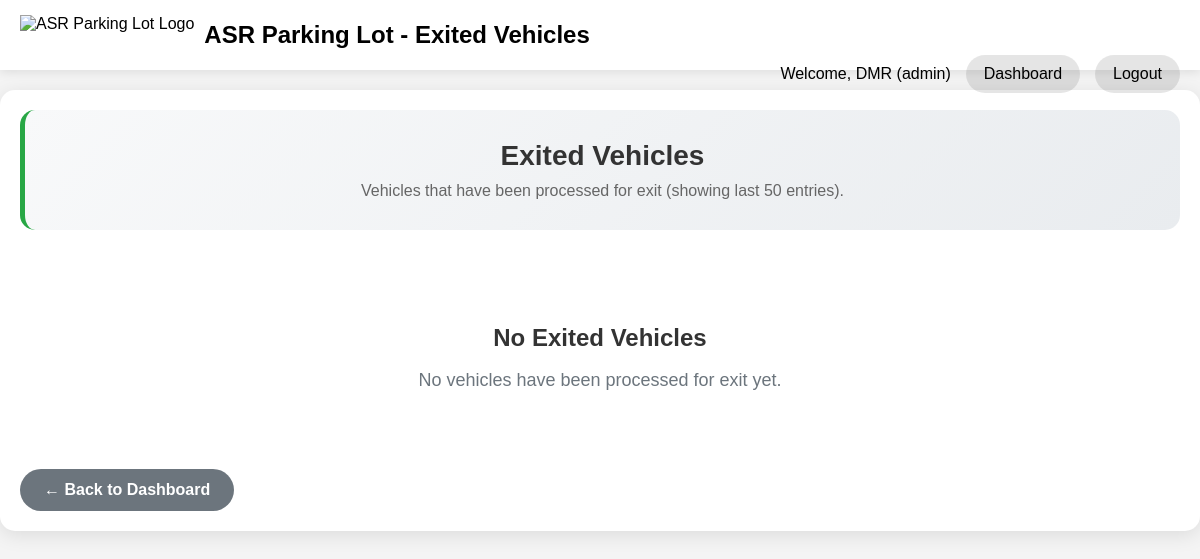
The app's page /staff/exited-vehicles (signed in), older data.
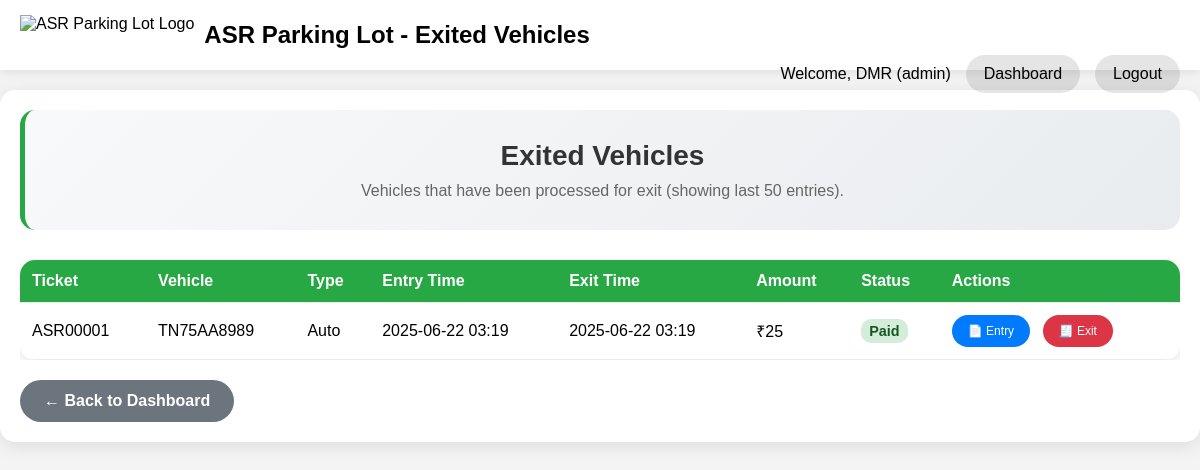
The same page, newer data.
### app/models.py (models this page shows, shortened)
class User(UserMixin, db.Model):
    id = db.Column(db.Integer, primary_key=True)
    username = db.Column(db.String(80), index=True, unique=True, nullable=False)
    email = db.Column(db.String(120), index=True, unique=True, nullable=False)
    password_hash = db.Column(db.String(256))
    role = db.Column(db.String(10), index=True, nullable=False, default='staff') # 'admin' or 'staff'

class Entry(db.Model):
    id = db.Column(db.Integer, primary_key=True)
    ticket_number = db.Column(db.String(20), unique=True, nullable=False)
    vehicle_type = db.Column(db.String(50), nullable=False)
    vehicle_number = db.Column(db.String(20), nullable=False)
    phone = db.Column(db.String(15), nullable=False)
    device = db.Column(db.String(50), nullable=False)
    entry_time = db.Column(db.DateTime, default=get_current_device_time, nullable=False)
    exit_time = db.Column(db.DateTime, nullable=True)
    paid = db.Column(db.Boolean, default=False, nullable=False)
    amount = db.Column(db.Float, nullable=True)

### app/routes.py (the view)
@main.route('/staff/exited-vehicles')
@login_required
def exited_vehicles():
    if current_user.role not in ['admin', 'staff']:
        flash('Access denied. Staff or Admin privileges required.', 'error')
        return redirect(url_for('main.index'))
    exited_vehicles = Entry.query.filter(
        Entry.exit_time.is_not(None)
    ).order_by(Entry.exit_time.desc()).limit(50).all()
    return render_template('exited_vehicles.html',
                         title='Exited Vehicles',
                         exited_vehicles=exited_vehicles)

### app/utils.py (called while the page is built)
def get_ist_time(dt=None):
    if dt is None:
        dt = datetime.utcnow()
    ist_offset = timedelta(hours=5, minutes=30)
    ist_time = dt + ist_offset
    return ist_time

def format_ist_time(dt, format_str='%Y-%m-%d %H:%M:%S'):
    ist_time = get_ist_time(dt)
    return ist_time.strftime(format_str)

def format_ist_time_medium(dt):
    return format_ist_time(dt, '%Y-%m-%d %H:%M')

### app/templates/exited_vehicles.html (shortened to what this page needs)
<!DOCTYPE html>
<html lang="en">
<head>
</head>
<body>
    <div class="navbar">
        <div class="navbar-logo">
            <img src="{{ url_for('main.public_file', filename='logo.png') }}" alt="ASR Parking Lot Logo">
            <h1>ASR Parking Lot - Exited Vehicles</h1>
        </div>
        <div class="navbar-right">
            <span>Welcome, {{ current_user.username }} ({{ current_user.role }})</span>
            <a href="{{ url_for('main.staff_dashboard') }}">Dashboard</a>
            <a href="{{ url_for('main.logout') }}">Logout</a>
        </div>
    </div>
    <div class="container">
        <div class="header-section">
            <h2>Exited Vehicles</h2>
            <p>Vehicles that have been processed for exit (showing last 50 entries).</p>
        </div>
        {% if exited_vehicles %}
        <div class="vehicles-table">
            <table>
                <thead>
                    <tr>
                        <th>Ticket</th>
                        <th>Vehicle</th>
                        <th>Type</th>
                        <th>Entry Time</th>
                        <th>Exit Time</th>
                        <th>Amount</th>
                        <th>Status</th>
                        <th>Actions</th>
                    </tr>
                </thead>
                <tbody>
                    {% for vehicle in exited_vehicles %}
                    <tr>
                        <td>{{ vehicle.ticket_number }}</td>
                        <td>{{ vehicle.vehicle_number }}</td>
                        <td>{{ vehicle.vehicle_type }}</td>
                        <td>{{ vehicle.entry_time | ist_medium }}</td>
                        <td>{{ vehicle.exit_time | ist_medium }}</td>
                        <td>₹{{ "%.0f"|format(vehicle.amount or 0) }}</td>
                        <td>
                            {% if vehicle.paid %}
                                <span class="status-paid">Paid</span>
                            {% else %}
                                <span class="status-pending">Pending</span>
                            {% endif %}
                        </td>
                        <td>
                            <a href="{{ url_for('main.print_receipt', entry_id=vehicle.id) }}"
                               target="_blank"
                               class="action-btn">
                                📄 Entry
                            </a>
                            <a href="{{ url_for('main.exit_receipt', entry_id=vehicle.id) }}"
                               target="_blank"
                               class="action-btn exit">
                                🧾 Exit
                            </a>
                        </td>
                    </tr>
                    {% endfor %}
                </tbody>
            </table>
        </div>
        {% else %}
        <div class="no-vehicles">
            <h3>No Exited Vehicles</h3>
            <p>No vehicles have been processed for exit yet.</p>
        </div>
        {% endif %}
        <a href="{{ url_for('main.staff_dashboard') }}" class="back-btn">← Back to Dashboard</a>
    </div>
</body>
</html>

### app/templates/exited_vehicles.html (style rules this page uses)
* { box-sizing: border-box; }
body { font-family: Arial, sans-serif; margin: 0; padding: 0; background-color: #f4f4f4; min-height: 100vh; }
.navbar { background-color: white; padding: 15px 20px; color: black; position: sticky; top: 0; z-index: 1000; box-shadow: 0 2px 10px rgba(0,0,0,0.1); }
.navbar h1 { margin: 0; display: inline-block; font-size: clamp(18px, 4vw, 24px); color: black; }
.navbar-logo { display: flex; align-items: center; gap: 10px; flex-wrap: wrap; }
.navbar-logo img { height: clamp(30px, 6vw, 40px); width: auto; }
.navbar-right { float: right; display: flex; align-items: center; gap: 15px; flex-wrap: wrap; color: black; }
.navbar a { color: black; text-decoration: none; padding: 8px 16px; border-radius: 25px; background-color: rgba(0, 0, 0, 0.1); transition: all 0.3s ease; font-weight: 500; border: 2px solid transparent; }
.container { max-width: 1200px; margin: 20px auto; padding: 20px; background: white; border-radius: 15px; box-shadow: 0 4px 20px rgba(0,0,0,0.1); }
.header-section { text-align: center; margin-bottom: 30px; padding: 30px; background: linear-gradient(135deg, #f8f9fa 0%, #e9ecef 100%); border-radius: 15px; border-left: 5px solid #28a745; }
.header-section h2 { color: #333; margin: 0 0 10px 0; font-size: clamp(20px, 5vw, 28px); }
.header-section p { color: #666; margin: 0; font-size: clamp(14px, 3vw, 16px); }
.vehicles-table { overflow-x: auto; }
.vehicles-table table { width: 100%; border-collapse: collapse; background: white; border-radius: 15px; overflow: hidden; box-shadow: 0 4px 15px rgba(0,0,0,0.1); }
.vehicles-table th, .vehicles-table td { padding: 12px; text-align: left; border-bottom: 1px solid #e9ecef; }
.vehicles-table th { background-color: #28a745; color: white; font-weight: bold; }
.status-paid { background-color: #d4edda; color: #155724; padding: 4px 8px; border-radius: 10px; font-size: 0.9em; font-weight: bold; }
.action-btn { padding: 8px 16px; background-color: #007bff; color: white; text-decoration: none; border-radius: 20px; font-size: 12px; margin-right: 8px; transition: all 0.3s ease; display: inline-flex; align-items: center; justify-content: center; min-height: 32px; font-weight: 500; }
.action-btn.exit { background-color: #dc3545; }
.back-btn { display: inline-block; padding: 12px 24px; background-color: #6c757d; color: white; text-decoration: none; border-radius: 25px; margin-top: 20px; font-weight: bold; transition: all 0.3s ease; }

Row changes from the older to the newer data that the page shows:
added Entry: ticket_number "ASR00001", vehicle_number "TN75AA8989", vehicle_type "Auto", entry_time|ist_medium "2025-06-22 03:19", exit_time|ist_medium "2025-06-22 03:19", amount "25", paid "Paid"
Text that changed along with them:
text no longer shown: "No Exited Vehicles No vehicles have been processed for exit yet."
text now shown: "Ticket Vehicle Type Entry Time Exit Time Amount Status Actions"
